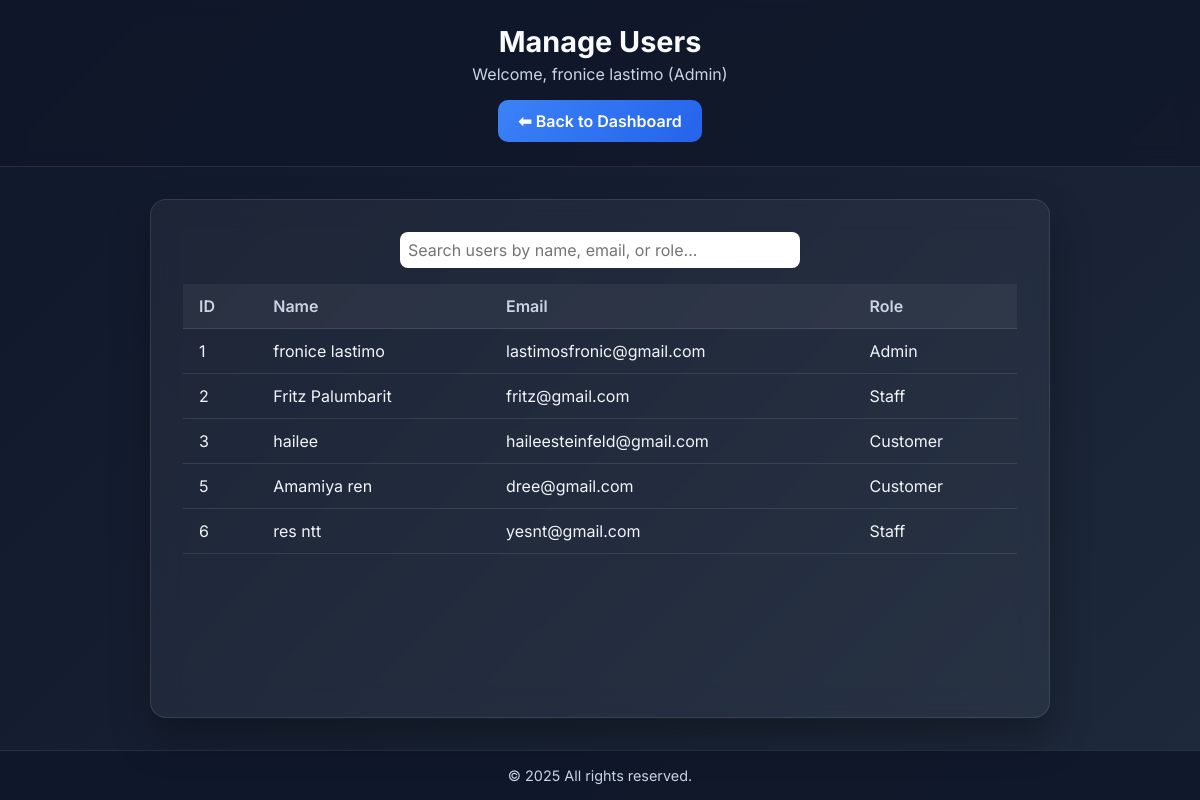
The page /accounts_management.php (signed in) on the database its author committed.
### tables this page shows
CREATE TABLE `users` (
  `id` int(11) NOT NULL,
  `name` varchar(255) DEFAULT NULL,
  `email` varchar(255) DEFAULT NULL,
  `password` varchar(255) DEFAULT NULL,
  `role` enum('admin','staff','customer') DEFAULT 'customer'
);

### accounts_management.php (the view, shortened to what this page needs)
<?php
include 'db_connect.php';
$user_id = $_SESSION['user_id'];
$stmt = $pdo->prepare("SELECT name, role FROM users WHERE id = ?");
$stmt->execute([$user_id]);
$user = $stmt->fetch(PDO::FETCH_ASSOC);
$name = htmlspecialchars($user['name']);
$role = htmlspecialchars($user['role']);
$stmt = $pdo->query("SELECT id, name, email, role FROM users ORDER BY id ASC");
$users = $stmt->fetchAll(PDO::FETCH_ASSOC);
?>
<!DOCTYPE html>
<html lang="en">
<head>
</head>
<body>
    <header>
        <h1>Manage Users</h1>
        <p>Welcome, <?= $name ?> (<?= ucfirst($role) ?>)</p>
        <a href="admin_dashboard.php" class="back-btn">⬅ Back to Dashboard</a>
    </header>
    <main>
        <div class="container">
            <div class="search-bar">
                <input type="text" id="searchInput" class="search-input" placeholder="Search users by name, email, or role...">
            </div>
            <table id="usersTable">
                <thead>
                    <tr>
                        <th>ID</th>
                        <th>Name</th>
                        <th>Email</th>
                        <th>Role</th>
                    </tr>
                </thead>
                <tbody>
                    <?php foreach ($users as $user): ?>
                    <tr>
                        <td><?= htmlspecialchars($user['id']) ?></td>
                        <td><?= htmlspecialchars($user['name']) ?></td>
                        <td><?= htmlspecialchars($user['email']) ?></td>
                        <td><?= htmlspecialchars(ucfirst($user['role'])) ?></td>
                    </tr>
                    <?php endforeach; ?>
                </tbody>
            </table>
        </div>
    </main>
    <footer>
        &copy; <?= date("Y") ?> All rights reserved.
    </footer>
</body>
</html>

### accounts_management.php (style rules this page uses)
* { box-sizing: border-box; font-family: 'Inter', sans-serif; margin: 0; padding: 0; }
body { background: linear-gradient(135deg, #0f172a, #1e293b); color: #f8fafc; min-height: 100vh; display: flex; flex-direction: column; }
header { background: rgba(15, 23, 42, 0.8); backdrop-filter: blur(10px); border-bottom: 1px solid rgba(255,255,255,0.1); padding: 1.5rem 2rem; text-align: center; }
header h1 { font-size: 1.8rem; font-weight: 700; }
header p { font-size: 1rem; color: #cbd5e1; margin-top: 0.3rem; }
.back-btn { display: inline-block; margin-top: 1rem; background: linear-gradient(135deg, #3b82f6, #2563eb); color: #fff; padding: 0.7rem 1.3rem; border-radius: 10px; text-decoration: none; font-weight: 600; transition: 0.3s; }
main { flex: 1; display: flex; justify-content: center; padding: 2rem; }
.container { width: 95%; max-width: 900px; background: rgba(255,255,255,0.05); border: 1px solid rgba(255,255,255,0.1); border-radius: 16px; padding: 2rem; backdrop-filter: blur(15px); box-shadow: 0 20px 40px rgba(0,0,0,0.3); animation: fadeInUp 0.6s ease; }
.search-bar { margin-bottom: 1rem; text-align: center; }
.search-input { width: 80%; max-width: 400px; padding: 0.5rem; border-radius: 8px; border: none; font-size: 1rem; }
table { width: 100%; border-collapse: collapse; color: #f1f5f9; }
th, td { padding: 0.75rem 1rem; text-align: left; border-bottom: 1px solid rgba(255,255,255,0.1); }
th { background: rgba(255,255,255,0.05); color: #cbd5e1; font-weight: 600; }
footer { text-align: center; padding: 1rem; font-size: 0.9rem; color: #cbd5e1; background: rgba(15, 23, 42, 0.9); border-top: 1px solid rgba(255,255,255,0.1); }

### rows shown on the page
users: name "fronice lastimo", role "Admin", id "1", email "lastimosfronic@gmail.com"
users: id "2", name "Fritz Palumbarit", email "fritz@gmail.com", role "Staff"
users: id "3", name "hailee", email "haileesteinfeld@gmail.com", role "Customer"
users: id "5", name "Amamiya ren", email "dree@gmail.com", role "Customer"
users: id "6", name "res ntt", email "yesnt@gmail.com", role "Staff"
